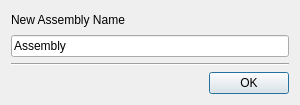
<?xml version="1.0" encoding="UTF-8"?>
<ui version="4.0">
 <class>newMaterialName</class>
 <widget class="QDialog" name="newMaterialName">
  <property name="windowModality">
   <enum>Qt::NonModal</enum>
  </property>
  <property name="enabled">
   <bool>true</bool>
  </property>
  <property name="geometry">
   <rect>
    <x>0</x>
    <y>0</y>
    <width>300</width>
    <height>100</height>
   </rect>
  </property>
  <property name="contextMenuPolicy">
   <enum>Qt::DefaultContextMenu</enum>
  </property>
  <property name="windowTitle">
   <string>Enter name for new assembly:</string>
  </property>
  <property name="windowIcon">
   <iconset>
    <normaloff>ve_icon16x16.xpm</normaloff>ve_icon16x16.xpm</iconset>
  </property>
  <layout class="QGridLayout" name="gridLayout">
   <item row="0" column="0">
    <widget class="QLabel" name="label">
     <property name="text">
      <string>New Assembly Name</string>
     </property>
    </widget>
   </item>
   <item row="0" column="1" colspan="2">
    <spacer name="horizontalSpacer_2">
     <property name="orientation">
      <enum>Qt::Horizontal</enum>
     </property>
     <property name="sizeHint" stdset="0">
      <size>
       <width>181</width>
       <height>18</height>
      </size>
     </property>
    </spacer>
   </item>
   <item row="1" column="0" colspan="3">
    <widget class="QLineEdit" name="newAssemblyName">
     <property name="text">
      <string>Assembly</string>
     </property>
     <property name="echoMode">
      <enum>QLineEdit::Normal</enum>
     </property>
     <property name="cursorPosition">
      <number>8</number>
     </property>
    </widget>
   </item>
   <item row="2" column="0" colspan="3">
    <widget class="Line" name="line">
     <property name="orientation">
      <enum>Qt::Horizontal</enum>
     </property>
    </widget>
   </item>
   <item row="3" column="0" colspan="2">
    <spacer name="horizontalSpacer">
     <property name="orientation">
      <enum>Qt::Horizontal</enum>
     </property>
     <property name="sizeHint" stdset="0">
      <size>
       <width>184</width>
       <height>17</height>
      </size>
     </property>
    </spacer>
   </item>
   <item row="3" column="2">
    <widget class="QPushButton" name="okButton">
     <property name="text">
      <string>OK</string>
     </property>
    </widget>
   </item>
  </layout>
 </widget>
 <resources/>
 <connections>
  <connection>
   <sender>okButton</sender>
   <signal>clicked(bool)</signal>
   <receiver>newMaterialName</receiver>
   <slot>close()</slot>
   <hints>
    <hint type="sourcelabel">
     <x>261</x>
     <y>82</y>
    </hint>
    <hint type="destinationlabel">
     <x>172</x>
     <y>87</y>
    </hint>
   </hints>
  </connection>
 </connections>
</ui>
